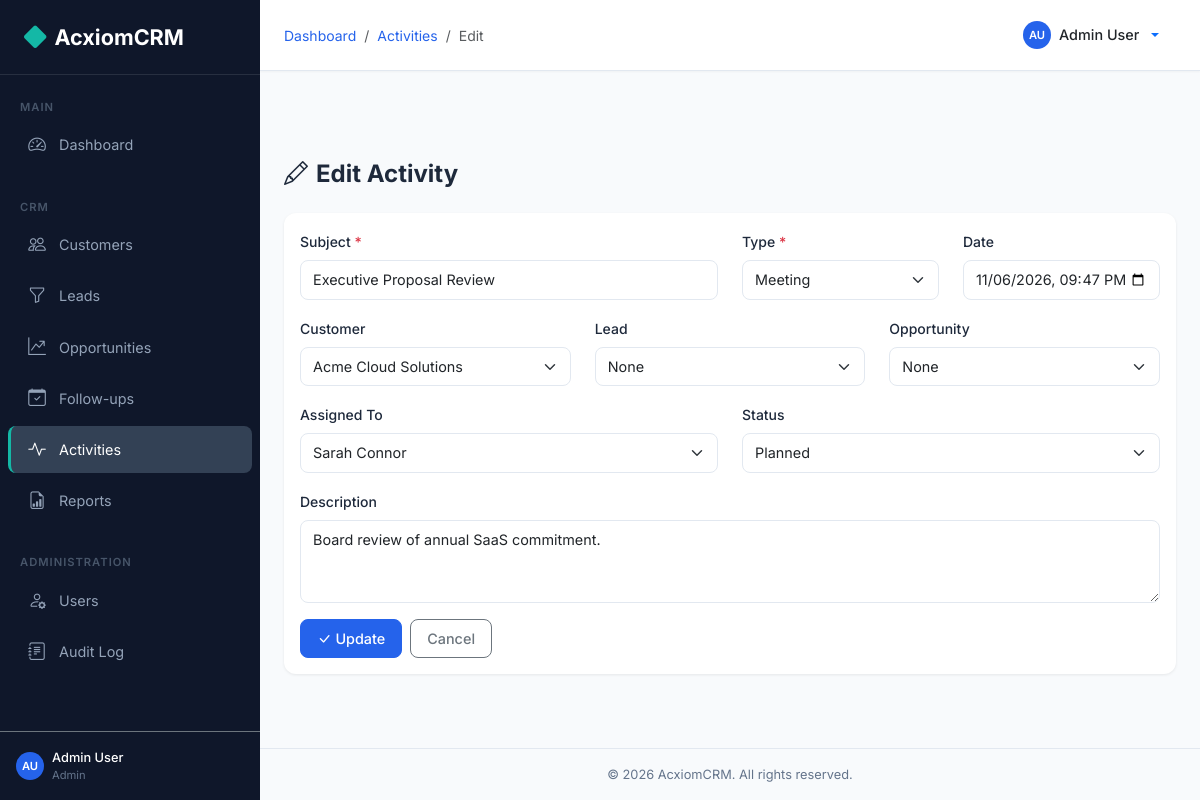
/activities/2/edit (signed in), run on the app's committed database.
### backend/models.py (models this page shows, shortened)
class User(UserMixin, db.Model):
    __tablename__ = 'users'
    id = db.Column(db.Integer, primary_key=True)
    first_name = db.Column(db.String(50), nullable=False)
    last_name = db.Column(db.String(50), nullable=False)
    email = db.Column(db.String(120), unique=True, nullable=False, index=True)
    password_hash = db.Column(db.String(256), nullable=False)
    phone = db.Column(db.String(20))
    role_id = db.Column(db.Integer, db.ForeignKey('roles.id'), nullable=False)
    is_active = db.Column(db.Boolean, default=True)
    failed_login_count = db.Column(db.Integer, default=0)
    lockout_until = db.Column(db.DateTime, nullable=True)
    created_at = db.Column(db.DateTime, default=datetime.utcnow)
    updated_at = db.Column(db.DateTime, default=datetime.utcnow, onupdate=datetime.utcnow)
    customers = db.relationship('Customer', backref='assigned_user', lazy='dynamic', foreign_keys='Customer.assigned_to')
    leads = db.relationship('Lead', backref='assigned_user', lazy='dynamic', foreign_keys='Lead.assigned_to')
    opportunities = db.relationship('Opportunity', backref='assigned_user', lazy='dynamic', foreign_keys='Opportunity.assigned_to')
    @property
    def full_name(self):
        return f'{self.first_name} {self.last_name}'
    def is_admin(self):
        return self.role and self.role.name == 'Admin'

class Role(db.Model):
    __tablename__ = 'roles'
    id = db.Column(db.Integer, primary_key=True)
    name = db.Column(db.String(50), unique=True, nullable=False)
    description = db.Column(db.String(200))
    permissions = db.relationship('Permission', secondary=role_permissions, backref='roles')
    users = db.relationship('User', backref='role', lazy='dynamic')

class Activity(db.Model):
    __tablename__ = 'activities'
    id = db.Column(db.Integer, primary_key=True)
    subject = db.Column(db.String(200), nullable=False)
    type = db.Column(db.String(20), nullable=False)  # Call, Meeting, Email, Task
    description = db.Column(db.Text)
    customer_id = db.Column(db.Integer, db.ForeignKey('customers.id'))
    lead_id = db.Column(db.Integer, db.ForeignKey('leads.id'))
    opportunity_id = db.Column(db.Integer, db.ForeignKey('opportunities.id'))
    assigned_to = db.Column(db.Integer, db.ForeignKey('users.id'))
    activity_date = db.Column(db.DateTime, default=datetime.utcnow)
    status = db.Column(db.String(20), default='Planned')  # Planned, Completed, Cancelled
    created_by = db.Column(db.Integer, db.ForeignKey('users.id'))
    created_at = db.Column(db.DateTime, default=datetime.utcnow)
    updated_at = db.Column(db.DateTime, default=datetime.utcnow, onupdate=datetime.utcnow)
    assignee = db.relationship('User', foreign_keys=[assigned_to])
    creator = db.relationship('User', foreign_keys=[created_by])

class Customer(db.Model):
    __tablename__ = 'customers'
    id = db.Column(db.Integer, primary_key=True)
    name = db.Column(db.String(100), nullable=False)
    email = db.Column(db.String(120), index=True)
    phone = db.Column(db.String(20))
    company = db.Column(db.String(100))
    industry = db.Column(db.String(50))
    address = db.Column(db.String(200))
    city = db.Column(db.String(50))
    state = db.Column(db.String(50))
    country = db.Column(db.String(50))
    assigned_to = db.Column(db.Integer, db.ForeignKey('users.id'))
    created_by = db.Column(db.Integer, db.ForeignKey('users.id'))
    created_at = db.Column(db.DateTime, default=datetime.utcnow)
    updated_at = db.Column(db.DateTime, default=datetime.utcnow, onupdate=datetime.utcnow)
    opportunities = db.relationship('Opportunity', backref='customer', lazy='dynamic')
    followups = db.relationship('FollowUp', backref='customer', lazy='dynamic')
    activities = db.relationship('Activity', backref='customer', lazy='dynamic')
    creator = db.relationship('User', foreign_keys=[created_by])

### backend/routes/activities.py (the view, shortened to what this page needs)
@activities_bp.route('/<int:id>/edit', methods=['GET', 'POST'])
@login_required
def edit(id):
    activity = Activity.query.get_or_404(id)
    customers = Customer.query.order_by(Customer.name).all()
    leads = Lead.query.filter(Lead.converted == False).order_by(Lead.name).all()
    opportunities = Opportunity.query.filter(Opportunity.stage.notin_(['Closed Won', 'Closed Lost'])).order_by(Opportunity.name).all()
    users = User.query.filter_by(is_active=True).order_by(User.first_name).all()
    return render_template('activities/edit.html', activity=activity, customers=customers, leads=leads, opportunities=opportunities, users=users)

### frontend/templates/activities/edit.html (shortened to what this page needs)
{% extends 'base.html' %}
{% block breadcrumb %}
<li class="breadcrumb-item"><a href="{{ url_for('dashboard.index') }}">Dashboard</a></li>
<li class="breadcrumb-item"><a href="{{ url_for('activities.list_activities') }}">Activities</a></li>
<li class="breadcrumb-item active">Edit</li>
{% endblock %}
{% block content %}
<div class="page-header"><h1><i class="bi bi-pencil me-2"></i>Edit Activity</h1></div>
<div class="card"><div class="card-body">
    <form method="POST">
        <div class="row">
            <div class="col-md-6 mb-3">
                <label class="form-label">Subject <span class="text-danger">*</span></label>
                <input type="text" class="form-control" name="subject" required value="{{ activity.subject }}">
            </div>
            <div class="col-md-3 mb-3">
                <label class="form-label">Type <span class="text-danger">*</span></label>
                <select class="form-select" name="type" required>
                    {% for t in ['Call','Meeting','Email','Task'] %}<option value="{{ t }}" {% if activity.type == t %}selected{% endif %}>{{ t }}</option>{% endfor %}
                </select>
            </div>
            <div class="col-md-3 mb-3">
                <label class="form-label">Date</label>
                <input type="datetime-local" class="form-control" name="activity_date" value="{{ activity.activity_date.strftime('%Y-%m-%dT%H:%M') if activity.activity_date else '' }}">
            </div>
            <div class="col-md-4 mb-3">
                <label class="form-label">Customer</label>
                <select class="form-select" name="customer_id">
                    {% for c in customers %}<option value="{{ c.id }}" {% if activity.customer_id == c.id %}selected{% endif %}>{{ c.name }}</option>{% endfor %}
                </select>
            </div>
            <div class="col-md-4 mb-3">
                <label class="form-label">Lead</label>
                <select class="form-select" name="lead_id">
                    <option value="">None</option>
                </select>
            </div>
            <div class="col-md-4 mb-3">
                <label class="form-label">Opportunity</label>
                <select class="form-select" name="opportunity_id">
                    <option value="">None</option>
                </select>
            </div>
            <div class="col-md-6 mb-3">
                <label class="form-label">Assigned To</label>
                <select class="form-select" name="assigned_to">
                    {% for u in users %}<option value="{{ u.id }}" {% if activity.assigned_to == u.id %}selected{% endif %}>{{ u.full_name }}</option>{% endfor %}
                </select>
            </div>
            <div class="col-md-6 mb-3">
                <label class="form-label">Status</label>
                <select class="form-select" name="status">
                    {% for s in ['Planned','Completed','Cancelled'] %}<option value="{{ s }}" {% if activity.status == s %}selected{% endif %}>{{ s }}</option>{% endfor %}
                </select>
            </div>
            <div class="col-12 mb-3">
                <label class="form-label">Description</label>
                <textarea class="form-control" name="description" rows="3">{{ activity.description or '' }}</textarea>
            </div>
        </div>
        <div class="d-flex gap-2">
            <button type="submit" class="btn btn-primary"><i class="bi bi-check-lg me-1"></i>Update</button>
            <a href="{{ url_for('activities.detail', id=activity.id) }}" class="btn btn-outline-secondary">Cancel</a>
        </div>
    </form>
</div></div>
{% endblock %}

### frontend/templates/base.html (shortened to what this page needs)
<!DOCTYPE html>
<html lang="en">
<head>
    <link href="https://cdn.jsdelivr.net/npm/bootstrap@5.3.2/dist/css/bootstrap.min.css" rel="stylesheet">
    <link href="https://cdn.jsdelivr.net/npm/bootstrap-icons@1.11.2/font/bootstrap-icons.min.css" rel="stylesheet">
    <link href="{{ url_for('static', filename='css/style.css') }}" rel="stylesheet">
</head>
<body>
    <nav id="sidebar" class="sidebar">
        <div class="sidebar-brand">
            <i class="bi bi-diamond-fill"></i> AcxiomCRM
        </div>
        <div class="sidebar-nav">
            <div class="sidebar-section">Main</div>
            <ul class="nav flex-column">
                <li class="nav-item">
                    <a class="nav-link {% if request.endpoint == 'dashboard.index' %}active{% endif %}" href="{{ url_for('dashboard.index') }}">
                        <i class="bi bi-speedometer2"></i> Dashboard
                    </a>
                </li>
            </ul>
            <div class="sidebar-section mt-3">CRM</div>
            <ul class="nav flex-column">
                <li class="nav-item">
                    <a class="nav-link {% if 'customers' in (request.endpoint or '') %}active{% endif %}" href="{{ url_for('customers.list_customers') }}">
                        <i class="bi bi-people"></i> Customers
                    </a>
                </li>
                <li class="nav-item">
                    <a class="nav-link {% if 'leads' in (request.endpoint or '') %}active{% endif %}" href="{{ url_for('leads.list_leads') }}">
                        <i class="bi bi-funnel"></i> Leads
                    </a>
                </li>
                <li class="nav-item">
                    <a class="nav-link {% if 'opportunities' in (request.endpoint or '') %}active{% endif %}" href="{{ url_for('opportunities.list_opportunities') }}">
                        <i class="bi bi-graph-up-arrow"></i> Opportunities
                    </a>
                </li>
                <li class="nav-item">
                    <a class="nav-link {% if 'followups' in (request.endpoint or '') %}active{% endif %}" href="{{ url_for('followups.list_followups') }}">
                        <i class="bi bi-calendar-check"></i> Follow-ups
                    </a>
                </li>
                <li class="nav-item">
                    <a class="nav-link {% if 'activities' in (request.endpoint or '') %}active{% endif %}" href="{{ url_for('activities.list_activities') }}">
                        <i class="bi bi-activity"></i> Activities
                    </a>
                </li>
                <li class="nav-item">
                    <a class="nav-link {% if 'reports' in (request.endpoint or '') %}active{% endif %}" href="{{ url_for('reports.index') }}">
                        <i class="bi bi-file-earmark-bar-graph"></i> Reports
                    </a>
                </li>
            </ul>
            {% if current_user.is_admin() %}
            <div class="sidebar-section mt-3">Administration</div>
            <ul class="nav flex-column">
                <li class="nav-item">
                    <a class="nav-link {% if 'users' in (request.endpoint or '') %}active{% endif %}" href="{{ url_for('users.list_users') }}">
                        <i class="bi bi-person-gear"></i> Users
                    </a>
                </li>
                <li class="nav-item">
                    <a class="nav-link {% if 'audit' in (request.endpoint or '') %}active{% endif %}" href="{{ url_for('audit.list_logs') }}">
                        <i class="bi bi-journal-text"></i> Audit Log
                    </a>
                </li>
            </ul>
            {% endif %}
        </div>
        <div class="p-3 border-top border-secondary">
            <div class="d-flex align-items-center gap-2">
                <div class="user-avatar user-avatar-sm">{{ current_user.first_name[0] }}{{ current_user.last_name[0] }}</div>
                <div class="flex-grow-1">
                    <div style="font-size:0.8rem;color:#fff;font-weight:500;">{{ current_user.full_name }}</div>
                    <div style="font-size:0.7rem;color:#64748B;">{{ current_user.role.name }}</div>
                </div>
            </div>
        </div>
    </nav>
    <div class="main-content">
        <div class="top-navbar">
            <div class="d-flex align-items-center gap-3">
                <nav aria-label="breadcrumb">
                    <ol class="breadcrumb mb-0">
                        {% block breadcrumb %}{% endblock %}
                    </ol>
                </nav>
            </div>
            <div class="dropdown">
                <button class="btn btn-link text-decoration-none dropdown-toggle d-flex align-items-center gap-2" type="button" data-bs-toggle="dropdown">
                    <div class="user-avatar user-avatar-sm">{{ current_user.first_name[0] }}{{ current_user.last_name[0] }}</div>
                    <span class="text-dark fw-medium" style="font-size:0.9rem;">{{ current_user.full_name }}</span>
                </button>
            </div>
        </div>
        <div class="content-area pb-0 pt-3" style="padding-bottom:0!important;">
        </div>
        <div class="content-area">
            {% block content %}{% endblock %}
        </div>
        <div class="footer">
            &copy; 2026 AcxiomCRM. All rights reserved.
        </div>
    </div>
</body>
</html>

### data on the page
User: first_name "A", last_name "U", full_name "Admin User"
Role: role.name "Admin"
Activity: subject "Executive Proposal Review", type "Meeting", activity_date "11/06/2026 21:47", customer_id "Acme Cloud Solutions", assigned_to "Sarah Connor", status "Planned", description "Board review of annual SaaS commitment."
